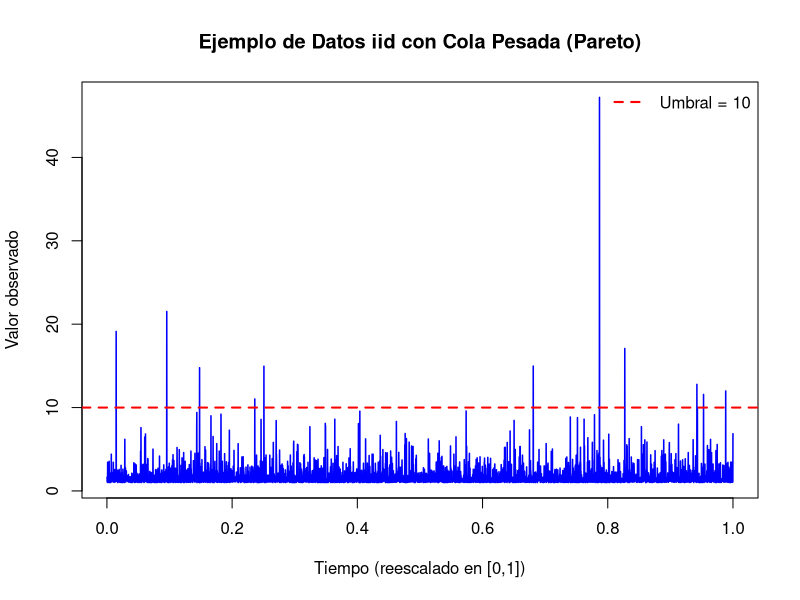
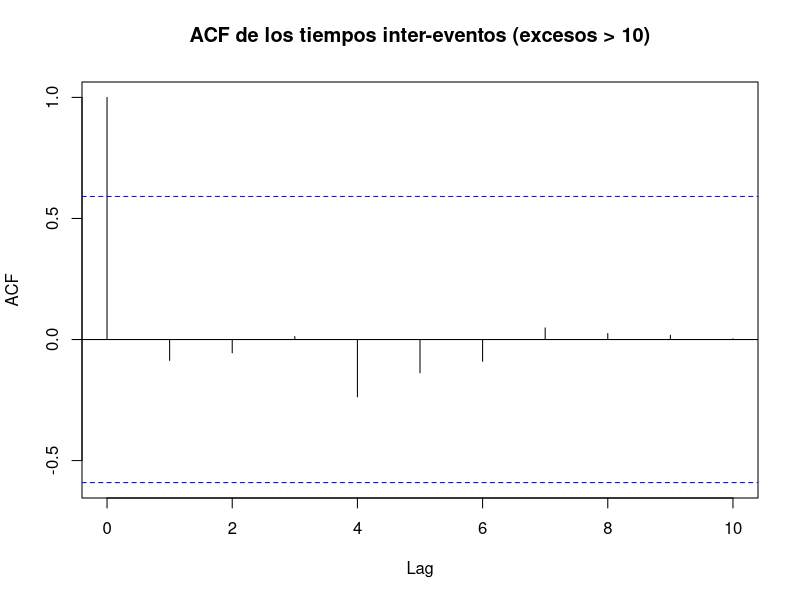
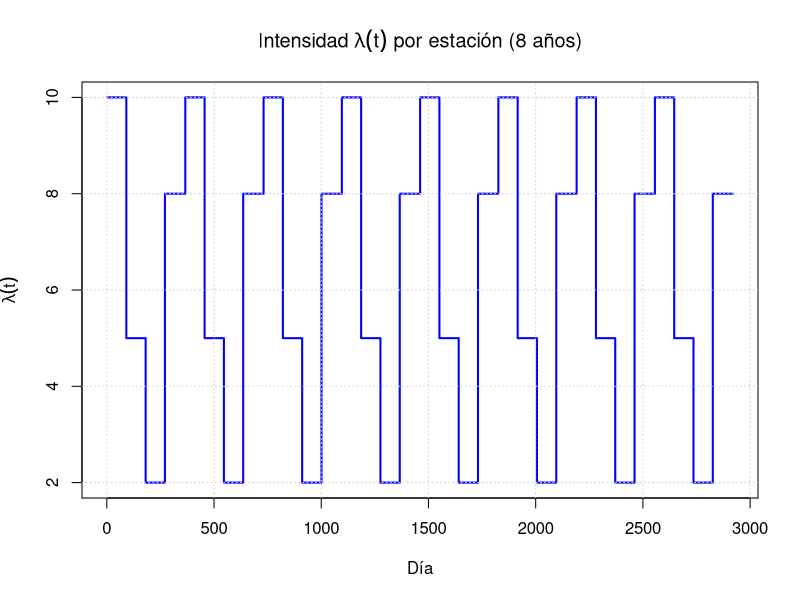

Generate these figures, in order, with R:
## ---- chunk 1
# Parámetros
n <- 5000                # Número de observaciones
set.seed(123)            # Para reproducibilidad

# Simulación de datos iid de una distribución Pareto (cola pesada)
# Parámetro de forma (alpha > 0) controla la pesadez de la cola
alpha <- 2.5
x <- (runif(n))^(-1/alpha)

# Reescalado del tiempo a [0,1]
tiempo <- seq(1, n) / n

# Gráfico: Datos vs. Tiempo reescalado
plot(tiempo, x, type = 'l', col = 'blue', lwd = 1.5,
     xlab = 'Tiempo (reescalado en [0,1])', ylab = 'Valor observado',
     main = 'Ejemplo de Datos iid con Cola Pesada (Pareto)')

# Línea horizontal roja en y = 10
abline(h = 10, col = 'red', lwd = 2, lty = 2)

# Leyenda opcional para aclarar la línea roja
legend("topright", legend = "Umbral = 10",
       col = "red", lty = 2, lwd = 2, bty = "n")
## ---- chunk 2
# Definir el umbral
umbral <- 10

# Identificar los índices donde x excede el umbral
excesos_idx <- which(x > umbral)

# Valores excedentes y tiempos reescalados
excesos <- x[excesos_idx]
tiempos_excesos <- tiempo[excesos_idx]

# Calcular los tiempos inter-eventos (diferencias entre tiempos consecutivos)
tiempos_intereventos <- diff(tiempos_excesos)

# Crear tabla: para el último exceso no hay tiempo inter-evento (se coloca NA)
tabla_excesos <- data.frame(
  Exceso = excesos,
  Tiempo = tiempos_excesos,
  Interevento = c(tiempos_intereventos, NA)  # NA para la última fila
)

# Mostrar tabla
head(tabla_excesos, 10)  # Mostramos las 10 primeras filas
## ---- chunk 3
promedio_intereventos <- mean(tiempos_intereventos)
cat("Promedio intereventos:", promedio_intereventos, "\n")
## ---- chunk 4
# 1. Test de Ljung-Box (autocorrelación global)
ljung <- Box.test(tiempos_intereventos, lag = 10, type = "Ljung-Box")

# 2. Runs Test (binarizando respecto a la mediana)
library(tseries)

# Crear secuencia binaria: 1 si > mediana, 0 si <= mediana
mediana_intereventos <- median(tiempos_intereventos)
secuencia_binaria <- ifelse(tiempos_intereventos > mediana_intereventos, 1, 0)

# Aplicar Runs Test a la secuencia binaria
runs <- runs.test(as.factor(secuencia_binaria))

# 4. Mostrar resultados
cat("Test de Ljung-Box: p-valor =", round(ljung$p.value, 4), "\n")
cat("Runs Test: p-valor =", round(runs$p.value, 4), "\n")
## ---- chunk 5
# 3. ACF visual
acf(tiempos_intereventos, main = "ACF de los tiempos inter-eventos (excesos > 10)")
## ---- chunk 6
# Parámetros
dias_por_anio <- 365
anios <- 8
total_dias <- dias_por_anio * anios

# Eje de días
dias <- 1:total_dias

# Definir los valores de λ por estación (por año)
lambda_verano <- rep(10, 90)
lambda_otono  <- rep(5, 90)
lambda_invierno <- rep(2, 90)
lambda_primavera <- rep(8, 95)  # para completar los 365 días

# Un año completo de lambda
lambda_anio <- c(lambda_verano, lambda_otono, lambda_invierno, lambda_primavera)

# Repetir por 8 años
lambda_total <- rep(lambda_anio, anios)

# Graficar
plot(dias, lambda_total, type = "s", col = "blue", lwd = 2,
     xlab = "Día", ylab = expression(lambda(t)),
     main = expression("Intensidad " * lambda(t) * " por estación (8 años)"))
grid()
